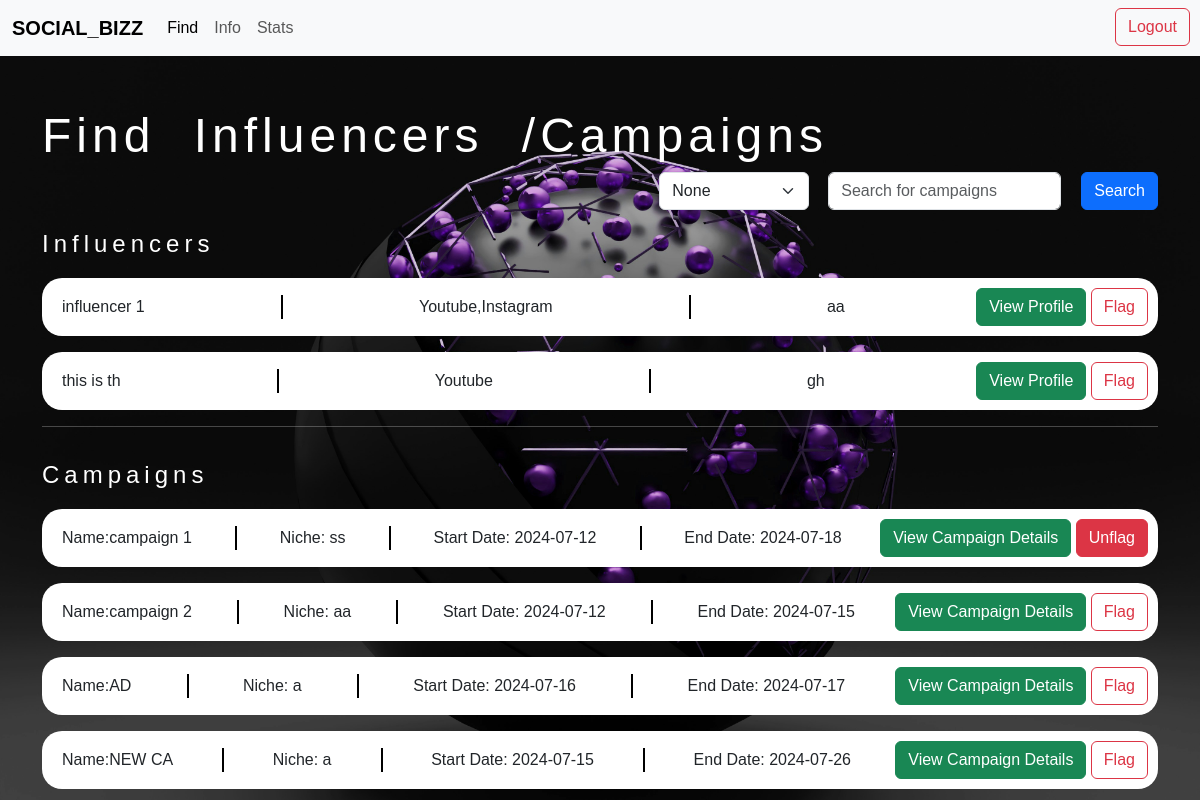
Page /find/admin@gmail.com (signed in) on the committed database.
### models.py (models this page shows, shortened)
class Baseuser(db.Model):
    __abstract__=True
    id=db.Column(db.Integer,primary_key=True, autoincrement=True)
    email=db.Column(db.String(100),unique=True,nullable=False)
    password=db.Column(db.String(128),nullable=False)

class Influencer(Baseuser):
    __tablename__='influencer'
    name=db.Column(db.String(50),nullable=False)
    social_platform=db.Column(db.String,nullable=False)
    socialMediaLink=db.Column(db.String(100),unique=True ,nullable=False)
    niche=db.Column(db.String(50),nullable=False)
    category=db.Column(db.String(50),nullable=False)
    profile=db.Column(db.String)
    flagged=db.Column(db.Boolean,default=False)
    ad_requests=db.relationship('Ad_request',backref='influencer',lazy=True)

class Campaigns(db.Model):
    __tablename__ = 'campaign'
    id = db.Column(db.Integer, primary_key=True, autoincrement=True)
    name = db.Column(db.String(50), nullable=False)
    description = db.Column(db.String, nullable=False)
    start_date = db.Column(db.Date, nullable=False)
    end_date = db.Column(db.Date, nullable=False)
    budget = db.Column(db.Integer, nullable=False)
    visibility = db.Column(db.Enum('public', 'private'), default='private')
    goals = db.Column(db.String)
    status=db.Column(db.Enum('Active','Inactive','Completed'))
    flagged=db.Column(db.Boolean,default=False)
    niche=db.Column(db.String(50),nullable=False)
    sponsor_id = db.Column(db.Integer, db.ForeignKey('sponsor.id'), nullable=False)
    ad_requests = db.relationship('Ad_request', backref='campaign', lazy=True)

### controller.py (the view, shortened to what this page needs)
@controller.route("/find/<email>",methods=["GET","POST"])
@auth_required
def find(email):
    search_query = request.args.get('query', '')
    selection = request.args.get('selection', 'none')
    filtered_campaigns = []
    filtered_influencers = []
    user = Influencer.query.filter_by(email=email).first()
    user_role = 'influencer' if user else 'none'
    if user:
        for campaign in Campaigns.query.all():
            has_requested = any(ad_request.influencer_id == user.id for ad_request in campaign.ad_requests)
            if not has_requested:
                filtered_campaigns.append(campaign)
    else:
        user = Sponsor.query.filter_by(email=email).first()
        user_role = 'sponsor' if user else 'none'
        if user:
            filtered_influencers = Influencer.query.filter(
                or_(
                    Influencer.name.ilike(f'%{search_query}%'),
                    Influencer.niche.ilike(f'%{search_query}%'),
                    Influencer.category.ilike(f'%{search_query}%')
                )
            ).all()
        else:
            user = Admin.query.filter_by(email=email).first()
            user_role = 'admin' if user else 'none'
            filtered_campaigns= Campaigns.query.join(Sponsor, Campaigns.sponsor_id == Sponsor.id).filter(
                or_(
                    Campaigns.name.ilike(f'%{search_query}%'),
                    Sponsor.name.ilike(f'%{search_query}%'),
                    Campaigns.niche.ilike(f'%{search_query}%')
                )
            ).all()
            filtered_influencers = Influencer.query.filter(
                or_(
                    Influencer.name.ilike(f'%{search_query}%'),
                    Influencer.niche.ilike(f'%{search_query}%'),
                    Influencer.category.ilike(f'%{search_query}%')
                )
            ).all()
            if not user:
                flash("Session Error please try again Later!!!!!")
                return redirect(url_for('controller.find', email=email))
        print (filtered_influencers)
        print (filtered_campaigns)
    return render_template(
        'find.html',
        user=user,
        user_role=user_role,
        filtered_i=filtered_influencers,
        filtered_c=filtered_campaigns,
        select=selection,
        search_query=search_query,
        influencer=Influencer,
        sponsor=Sponsor,
        admin=Admin,
        ad_request=Ad_request
    )

### templates/find.html (shortened to what this page needs)
{% extends 'base_main.html' %}
{% block style %}
<link rel="stylesheet" href="/static/CSS/sponsor.css">
<link rel="stylesheet" href="/static/CSS/influencer.css">
<link rel="stylesheet" href="/static/CSS/admin.css">
{% endblock %}
{% block navbar_content %}
<ul class="navbar-nav">
    <li class="nav-item">
        <a class="nav-link active" aria-current="page">Find</a>
    </li>
    {% if user_role == 'influencer' %}
    <li class="nav-item">
        <a class="nav-link active" aria-current="page"
            href="{{url_for('controller.influencer_dashboard',email=user.email)}}">Profile</a>
    </li>
    <li class="nav-item">
        <a class="nav-link" href="{{url_for('controller.stats',email=user.email)}}">Stats</a>
    </li>
    <li class="nav-item">
        <a class="btn btn-outline-danger" style="right: 10px; position:absolute"
            href="{{ url_for('controller.logout', email=user.email) }}">Logout</a>
    </li>
    {% elif user_role == 'admin' %}
    <li class="nav-item">
        <a class="nav-link" href="{{url_for('controller.admin_dashboard',email=user.email)}}">Info</a>
    </li>
    <li class="nav-item">
        <a class="nav-link" href="{{url_for('controller.stats',email=user.email)}}">Stats</a>
    </li>
    <li class="nav-item">
        <a class="btn btn-outline-danger" style="right: 10px; position:absolute"
            href="{{url_for('controller.logout',email=user.email)}}">Logout</a>
    </li>
    {% endif %}
</ul>
{% endblock %}
{% block body %}
<div class="container mt-4">
    {% if user_role == 'influencer' %}
    <div style="display:flex;">
        <div class="w_m">Find Campaigns</div>
        <form style="position: relative; margin-left:auto;" method="GET" action="">
            <div class="input-group mb-3">
                <input type="text" class="form-control" placeholder="Search for campaigns" name="query">
                <button class="btn btn-primary" type="submit">Search</button>
            </div>
        </form>
    </div>
    {% for i in filtered_c %}
    {% if not i.flagged %}
    <div class="subcards" style="margin-top: 50px;">
        Name:{{i.name}}
        <div class="separator">|</div>
        Niche: {{i.niche}}
        <div class="separator">|</div>
        Start Date: {{i.start_date}}
        <div class="separator">|</div>
        End Date: {{i.end_date}}
        <div class="button-group">
            <button class="btn btn-success" data-bs-toggle="modal" data-bs-target="#v_campaign_{{i.id}}">View Campaign
                Details</button>
        </div>
    </div>
    <div class="modal fade" id="v_campaign_{{i.id}}" tabindex="-1" role="dialog" aria-hidden="true">
        <div class="modal-dialog" role="document">
            <div class="modal-content">
                <div class="modal-header">
                    <h5 class="modal-title" id="v_campaign_title_{{i.id}}">Campaign Detail </h5>
                    <button type="button" class="btn-close" data-bs-dismiss="modal" aria-label="Close"
                        data-bs-toggle="modal" data-bs-target="#v_campaignlabel_{{i.id}}"></button>
                </div>
                <div class="modal-body">
                    <p>
                        <strong>Name: </strong>{{i.name}}<br>
                        <strong>Requirements: </strong>{{i.requirement}}<br>
                        <strong>Start Date: </strong>{{i.start_date}}<br>
                        <strong>End Date: </strong>{{i.end_date}}<br>
                        <strong>Goals: </strong>{{i.goals}}<br>
                        <strong>Niche: </strong>{{i.niche}}<br>
                        <strong>Sponsor: </strong>{{sponsor.query.get(i.sponsor_id).name}}<br>
                    </p>
                    <hr>
                    <button class="btn btn-primary" data-bs-toggle="modal" data-bs-target="#p_o_{{i.id}}">Place
                        Bid</button>
                </div>
            </div>
        </div>
    </div>
    <div class="modal fade" id="p_o_{{ i.id }}" tabindex="" role="dialog" aria-hidden="true">
        <div class="modal-dialog" role="document">
            <div class="modal-content">
                <div class="modal-header">
                    <h5 class="modal-title" id="p_o_label{{ i.id }}">Place Bid/Offer...</h5>
                    <button type="button" class="btn-close" data-bs-dismiss="modal" aria-label="Close"
                        data-bs-toggle="modal" data-bs-target="#v_campaign_{{ i.id }}"></button>
                </div>
                <div class="modal-body">
                    <form action="{{ url_for('controller.find', email=user.email) }}" method="POST">
                        <label for="message">Enter Your Message: </label>
                        <textarea name="message" class="form-control" placeholder="Message Here" required></textarea>
                        <label for="payment_amount" class="form-label">Expected Amount: </label>
                        <div class="input-group mb-3">
                            <span class="input-group-text">$</span>
                            <input id="payment_amount" type="number" class="form-control" name="payment_amount"
                                required>
                            <span class="input-group-text">.00</span>
                        </div>
                        <textarea name="id" style="display:none">{{ i.id }}</textarea>
                        <textarea name="u_id" style="display:none">{{ user.id }}</textarea>
                        <button type="submit" name="bid_offer" class="btn btn-primary">Place Bid/Offer</button>
                    </form>
                </div>
            </div>
        </div>
    </div>
    {% endif %}
    {% endfor %}
    {% elif user_role == 'admin' %}
    <div class="w_m">Find Influencers /Campaigns</div>
    <form style="position: relative; margin-left:auto;" method="GET" action="">
        <div class="input-group mb-3" style="gap:20px;width:fit-content;position: relative; margin-left:auto;">
            <div>
                <select class="form-select" id="selection" name="selection" style="width:150px;position:relative;">
                    <option selected value="none">None</option>
                </select>
            </div>
            <div class="search" style="display: flex; gap:20px;">
                <input type="text" class="form-control" placeholder="Search for campaigns" name="query">
                <div class="input-group-append">
                    <button class="btn btn-primary" type="submit">Search</button>
                </div>
            </div>
        </div>
    </form>
    {% set show_influencers = select == "none" or select == "influencer" %}
    {% set show_campaigns = select == "none" or select == "campaign" %}
    {% if show_influencers %}
    <p class="subHeading" style="color:white;">Influencers</p>
    {% for i in filtered_i %}
    <div class="subcards mb-3" style="margin-top: 10px;">
        {{i.name}}
        <div class="separator">|</div>
        {{i.social_platform}}
        <div class="separator">|</div>
        {{i.category}}
        <div class="button-group">
            <button class="btn btn-success" data-bs-toggle="modal" data-bs-target="#v_influencer_{{i.id}}">View
                Profile</button>
            {% if i.flagged%}
            <button class="btn btn-danger" data-bs-toggle="modal" data-bs-target="#flag_i_{{i.id}}">Unflag</button>
            {% else %}
            <button class="btn btn-outline-danger" data-bs-toggle="modal"
                data-bs-target="#flag_i_{{i.id}}">Flag</button>
            {% endif %}
        </div>
    </div>
    {% endfor %}
    {% endif %}
    <hr style="color:white;">
    {% if show_campaigns %}
    <p class="subHeading" style="color:white;margin-top: 30px;">Campaigns</p>
    {% for i in filtered_c %}
    <div class="subcards mb-3" style="margin-top: 10px;">
        Name:{{i.name}}
        <div class="separator">|</div>
        Niche: {{i.niche}}
        <div class="separator">|</div>
        Start Date: {{i.start_date}}
        <div class="separator">|</div>
        End Date: {{i.end_date}}
        <div class="button-group">
            <button class="btn btn-success" data-bs-toggle="modal" data-bs-target="#v_campaign_{{i.id}}">View Campaign
                Details</button>
            {% if i.flagged%}
            <button class="btn btn-danger" data-bs-toggle="modal" data-bs-target="#flag_c_{{i.id}}">Unflag</button>
            {% else %}
            <button class="btn btn-outline-danger" data-bs-toggle="modal"
                data-bs-target="#flag_c_{{i.id}}">Flag</button>
            {% endif %}
        </div>
    </div>
    {% endfor %}
    {% endif %}
    {% else %}
    <strong>INTERNAL ERROR !!!!</strong><br>
    <p>please login again to continue</p>
    {% endif %}
</div>
{% endblock %}

### templates/base_main.html (shortened to what this page needs)
<!DOCTYPE html>
<html lang="en">
<head>
  <link href="https://cdn.jsdelivr.net/npm/bootstrap@5.3.0-alpha1/dist/css/bootstrap.min.css" rel="stylesheet">
  <link rel="stylesheet" href="/static/CSS/base_main.css">
  {% block style %}{% endblock %}
</head>
<body>
  <nav class="navbar navbar-expand-lg bg-body-tertiary">
    <div class="container-fluid">
      <a class="navbar-brand" href="#"><strong>SOCIAL_BIZZ</strong></a>
      <div class="collapse navbar-collapse" id="navbarNav">
        {% block navbar_content %}{% endblock %}
      </div>
    </div>
  </nav>
  <div class="body_area">
    {% block body %}{% endblock %}
  </div>
</body>
</html>

### static/CSS/base_main.css (style rules this page uses)
body { background: url("/static/Images_used/2.jpg"); background-repeat: no-repeat; background-attachment: fixed; background-size: cover; font-family: 'Trebuchet MS', 'Lucida Sans Unicode', 'Lucida Grande', 'Lucida Sans', Arial, sans-serif; }
.w_m { margin-right: 10px; font-size: 3em; color: rgb(255, 255, 255); letter-spacing: 5px; word-spacing: 20px; }
.body_area { padding: 20px; display: flex; flex: 1; justify-content: center; height: 90vh; gap: 20px; }
.subcards { padding: 10px; background: white; border-radius: 20px; display: flex; justify-content: space-between; align-items: center; padding-left: 20px; }
.subHeading { font-family: 'Trebuchet MS', 'Lucida Sans Unicode', 'Lucida Grande', 'Lucida Sans', Arial, sans-serif; font-size: x-large; font-weight: 400; letter-spacing: 5px; }

### static/CSS/sponsor.css (style rules this page uses)
.separator { border-left: 2px solid #000; height: 100%; margin-left: 5px; color: transparent; }

### static/CSS/influencer.css (style rules this page uses)
.separator { border-left: 2px solid #000; height: 100%; margin-left: 5px; color: transparent; }

### static/CSS/admin.css (style rules this page uses)
.w_m { margin-right: 10px; font-size: 3em; color: rgb(255, 255, 255); letter-spacing: 5px; word-spacing: 20px; }

### rows in the picture
Influencer: name "influencer 1", social_platform "Youtube,Instagram", category "aa"
Influencer: name "this is th", social_platform "Youtube", category "gh"
Campaigns: name "campaign 1", niche "ss", start_date "2024-07-12", end_date "2024-07-18"
Campaigns: name "campaign 2", niche "aa", start_date "2024-07-12", end_date "2024-07-15"
Campaigns: name "AD", niche "a", start_date "2024-07-16", end_date "2024-07-17"
Campaigns: name "NEW CA", niche "a", start_date "2024-07-15", end_date "2024-07-26"
